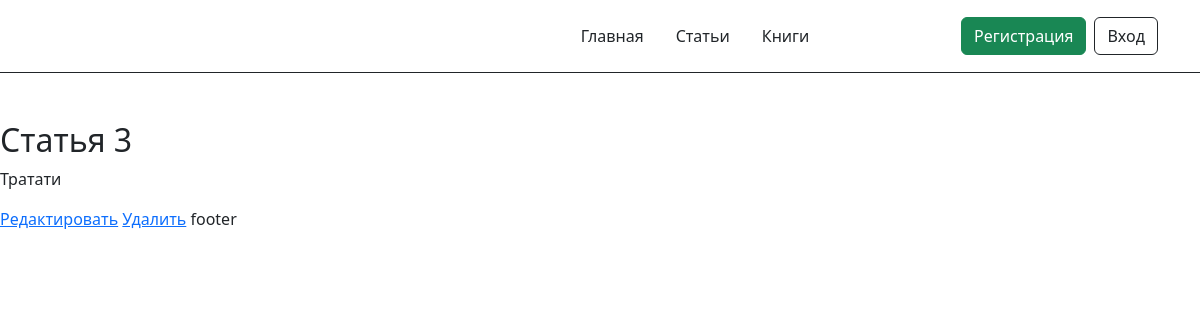
The page /articles/3 on the database as committed earlier.
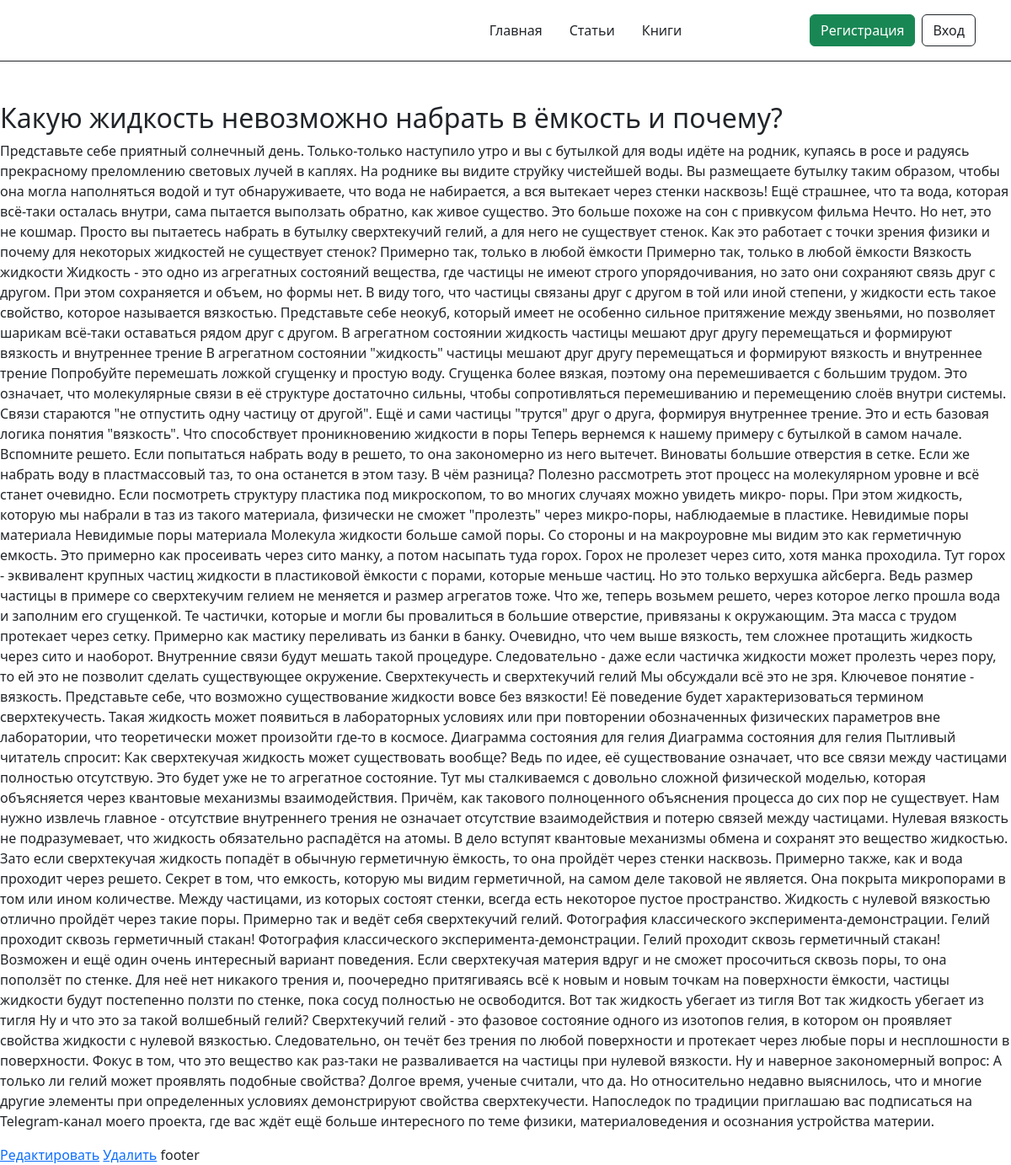
The same page on the database as committed later.
### classviewshome/models.py (models this page shows, shortened)
class Article(models.Model):
    title = models.CharField(max_length=100, verbose_name="Заголовок")
    text = models.TextField(verbose_name="Текст")

### classviewshome/views.py (the view)
# urls.py: path('articles/<int:pk>', ArticleDetailView.as_view(), name='article_detail'),
class ArticleDetailView(DetailView):
    model = Article
    def get_context_data(self, **kwargs):
        context = super().get_context_data(**kwargs)
        context['article_books'] = Book.objects.filter(article=self.object)
        return context

### classviewshome/templates/classviewshome/article_detail.html
{% extends 'base.html' %}
{% block content %}
<h2>{{ article.title }}</h2>
<p>{{ article.text}}</p>
<a href="{% url 'update_article' article.pk %}">Редактировать</a>
<a href="{% url 'delete_article' article.pk %}">Удалить</a>
{% endblock content %}

Rows that differ between the two databases and show on the page:
changed Article: title "Статья 3" → "Какую жидкость невозможно набрать в ёмкость и почему?"; text "Тратати" → "Представьте себе приятный солнечный день. Только-только наступило утро и вы с бутылкой для воды идёте на родник, купаясь в росе и радуясь прекрасному преломлению световых лучей в каплях. На роднике вы видите струйку чистейшей воды. Вы размещаете бутылку таким образом, чтобы она могла наполняться водой и тут обнаруживаете, что вода не набирается, а вся вытекает через стенки насквозь! Ещё страшнее, что та вода, которая всё-таки осталась внутри, сама пытается выползать обратно, как живое существо. Это больше похоже на сон с привкусом фильма Нечто. Но нет, это не кошмар. Просто вы пытаетесь набрать в бутылку сверхтекучий гелий, а для него не существует стенок. Как это работает с точки зрения…"
